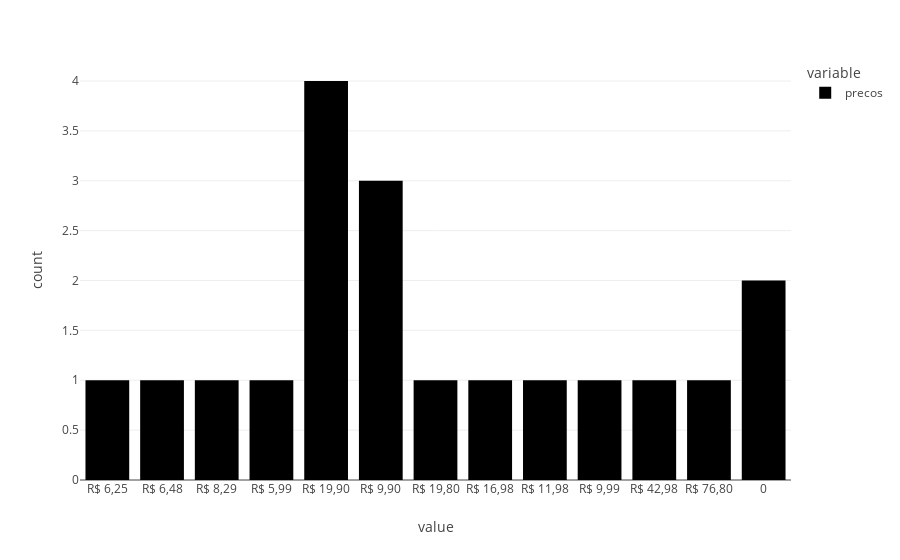

This figure's notebook cell:
### Code cell
px.histogram(df.precos)

### Figure 1 — Plotly figure (JSON) as saved in the notebook; plotly's stock layout.template omitted (floating-point values rounded to 4 significant figures)
{"data": [{"alignmentgroup": "True", "bingroup": "x", "hovertemplate": "variable=precos<br>value=%{x}<br>count=%{y}<extra></extra>", "legendgroup": "precos", "marker": {"color": "#000001", "pattern": {"shape": ""}}, "name": "precos", "offsetgroup": "precos", "orientation": "v", "showlegend": true, "type": "histogram", "x": ["R$ 6,25", "R$ 6,48", "R$ 8,29", "R$ 5,99", "R$ 19,90", "R$ 19,90", "R$ 19,90", "R$ 19,90", "R$ 9,90", "R$ 9,90", "R$ 19,80", "R$ 16,98", "R$ 11,98", "R$ 9,99", "R$ 42,98", "R$ 9,90", "R$ 76,80", 0, 0], "xaxis": "x", "yaxis": "y"}], "layout": {"barmode": "relative", "legend": {"title": {"text": "variable"}, "tracegroupgap": 0}, "margin": {"t": 60}, "xaxis": {"anchor": "y", "domain": [0, 1], "title": {"text": "value"}}, "yaxis": {"anchor": "x", "domain": [0, 1], "title": {"text": "count"}}}}
